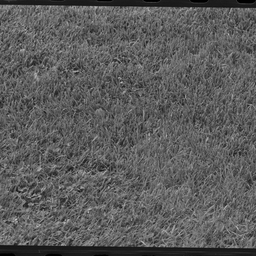
#> input picture 1.4.10.tiff, 256 x 256 px, shrunk from 1024 x 1024 before the run
$ python main.py
#> lines starting #> are read from the running program, lines starting #| are printed output that depends on the picture
#> further down, image is the input picture: shape (256, 256); min 0, max 201, mean 91.9
import cv2
import numpy as np
import matplotlib.pyplot as plt


##### LBP #####
# Fonction pour calculer le motif binaire local (LBP) d'un seul pixel de l'image
def calculer_lbp_pixel(image, x, y):
    centre = image[x, y]  # Valeur du pixel central
    code = 0  # Initialisation du motif binaire local
    # Pour les 8 pixels autour du pixel central
    for i, j in [(0, -1), (-1, -1), (-1, 0), (-1, 1), (0, 1), (1, 1), (1, 0), (1, -1)]:
        voisin = image[x + i, y + j]  # Valeur du pixel voisin
        code <<= 1  # Décalage de bit vers la gauche pour préparer la prochaine comparaison
        if voisin <= centre:  # Si la valeur du voisin est inférieur ou égale au centre, mettre le bit à '1'
            code |= 1
    return code  # Retourne le motif binaire local calculé


# Fonction pour calculer l'image LBP complète
def calculer_lbp_image(image):
    hauteur, largeur = image.shape  # Récupération des dimensions de l'image
#> hauteur = 256; largeur = 256
    image_lbp = np.zeros((hauteur, largeur), dtype=np.uint8)  # Initialisation de l'image LBP
    # Parcourir l'image sauf la bordure
    for i in range(1, hauteur - 1):
        for j in range(1, largeur - 1):
            image_lbp[i, j] = calculer_lbp_pixel(image, i, j)  # Calcul du LBP pour chaque pixel de l'image
#> this loop made 254 passes
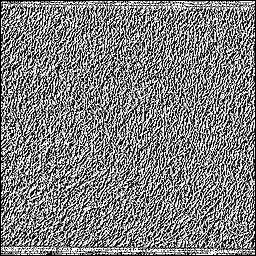
#> image_lbp: shape (256, 256); min 0, max 255, mean 127.7
    return image_lbp  # Retourne l'image LBP calculée


# Lecture de l'image
image = cv2.imread("1.4.10.tiff", cv2.IMREAD_GRAYSCALE)

# Conversion en niveaux de gris si l'image n'est pas déjà en niveaux de gris
if len(image.shape) > 2:
    image = cv2.cvtColor(image, cv2.COLOR_BGR2GRAY)

# Calcul du LBP pour l'image donnée
image_lbp = calculer_lbp_image(image)

# Affichage de l'image originale
plt.subplot(2, 2, 1)
plt.imshow(image, cmap='gray')
plt.title("Image originale")
plt.axis('off')

# Affichage de l'histogramme de l'image originale
plt.subplot(2, 2, 2)
plt.hist(image.ravel(), 256, [0, 256], color='black')
plt.title("Histogramme de l'image originale")
plt.xlabel("Niveau de gris")
plt.ylabel("Nombre de pixels")

# Affichage de l'image LBP
plt.subplot(2, 2, 3)
plt.imshow(image_lbp, cmap='gray')
plt.title("Image LBP")
plt.axis('off')

# Affichage de l'histogramme de l'image LBP
plt.subplot(2, 2, 4)
plt.hist(image_lbp.ravel(), 256, [0, 256], color='black')
plt.title("Histogramme de l'image LBP")
plt.xlabel("Valeur des pixels")
plt.ylabel("Nombre d'occurrences")

plt.tight_layout()
plt.show()
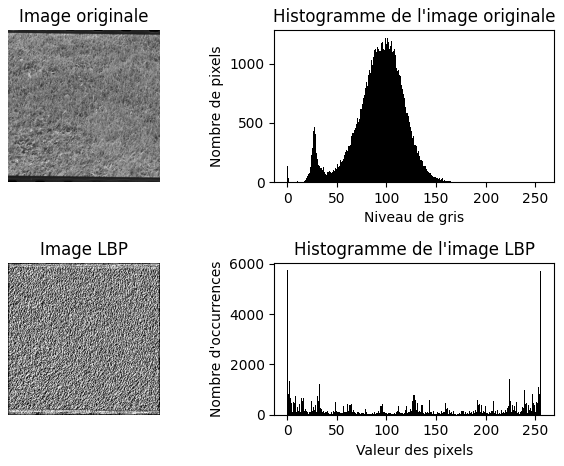
#> figure drawn by matplotlib, 4 panels; panel 2: tallest bar 1221 high, from x = 99 to 100; panel 4: tallest bar 5757 high, from x = 0 to 1


##### MEAN-LBP #####
# Fonction pour calculer le Mean LBP d'un pixel
def calculer_mean_lbp_pixel(image, x, y):
    centre = image[x, y]
    somme_voisins = 0
    for i, j in [(0, -1), (-1, -1), (-1, 0), (-1, 1), (0, 1), (1, 1), (1, 0), (1, -1)]:
        somme_voisins += image[x + i, y + j]  # Somme des pixels voisins
    moyenne_voisins = somme_voisins // 8
    if centre >= moyenne_voisins:
        return 1
    else:
        return 0


# Fonction pour calculer l'image Mean LBP complète
def calculer_mean_lbp_image(image):
    hauteur, largeur = image.shape  # Récupération des dimensions de l'image
    image_mean_lbp = np.zeros((hauteur, largeur), dtype=np.uint8)  # Initialisation de l'image Mean LBP
    # Parcourir l'image
    for i in range(1, hauteur - 1):
        for j in range(1, largeur - 1):
            # Calcul du Mean LBP pour chaque pixel de l'image
            image_mean_lbp[i, j] = calculer_mean_lbp_pixel(image, i, j)
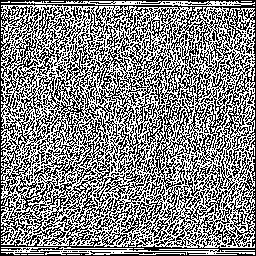
#> image_mean_lbp: shape (256, 256); values 0 (black) and 1 (white), 52.3% white; black in thin lines or dots
    return image_mean_lbp  # Retourne l'image Mean LBP calculée


# Lecture de l'image
image = cv2.imread("1.4.10.tiff", cv2.IMREAD_GRAYSCALE)

if len(image.shape) > 2:
    image = cv2.cvtColor(image, cv2.COLOR_BGR2GRAY)

# Calcul du Mean LBP pour l'image donnée
image_mean_lbp = calculer_mean_lbp_image(image)

# Affichage de l'image Mean LBP
plt.subplot(1, 2, 1)
plt.imshow(image_mean_lbp, cmap='gray')
plt.title("Image Mean LBP")
plt.axis('off')

# Affichage de l'histogramme de l'image Mean LBP
plt.subplot(1, 2, 2)
plt.hist(image_mean_lbp.ravel(), 256, [0, 256], color='black')
plt.title("Histogramme de l'image Mean LBP")
plt.xlabel("Valeur des pixels")
plt.ylabel("Nombre d'occurrences")

plt.tight_layout()
plt.show()
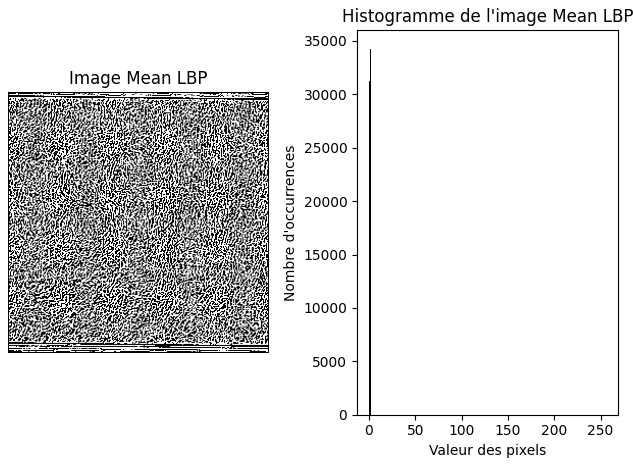
#> figure drawn by matplotlib, 2 panels; panel 2: tallest bar 34274 high, from x = 1 to 2

$ run again, with 1.4.05.tiff copied over 1.4.10.tiff
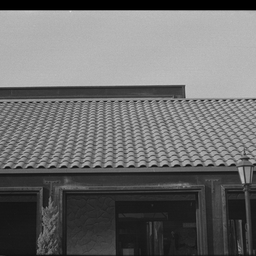
#> input picture 1.4.05.tiff, 256 x 256 px, shrunk from 1024 x 1024 before the run
#> image is the input picture: shape (256, 256); min 0, max 226, mean 108.7
#> the loop in calculer_lbp_image, `for i in range(1, hauteur - 1):` made 254 passes
#> after the loop in calculer_mean_lbp_image, `for i in range(1, hauteur - 1):`:
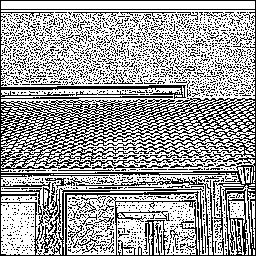
#> image_mean_lbp: shape (256, 256); values 0 (black) and 1 (white), 63.4% white; black in thin lines or dots
#> `plt.show()`:
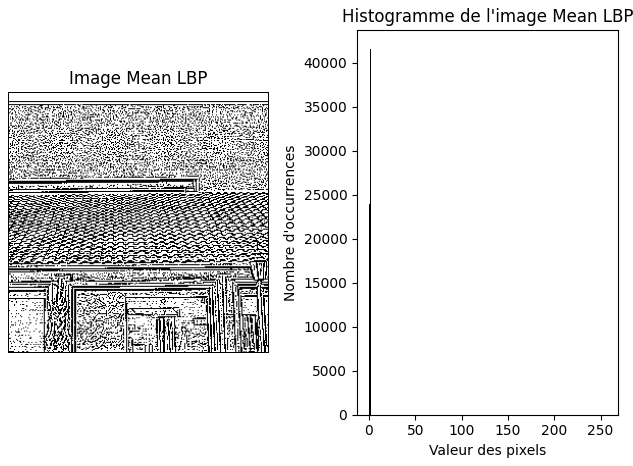
#> figure drawn by matplotlib, 2 panels; panel 2: tallest bar 41580 high, from x = 1 to 2
